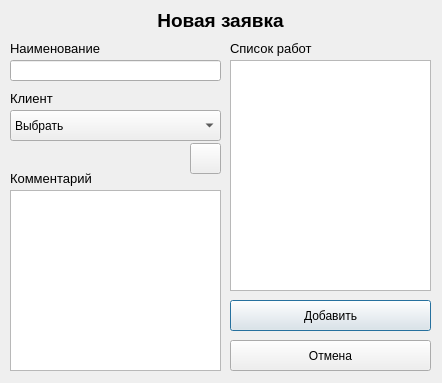
<?xml version="1.0" encoding="UTF-8"?>
<ui version="4.0">
 <class>Form</class>
 <widget class="QWidget" name="Form">
  <property name="geometry">
   <rect>
    <x>0</x>
    <y>0</y>
    <width>442</width>
    <height>383</height>
   </rect>
  </property>
  <property name="windowTitle">
   <string>Новая заявка</string>
  </property>
  <widget class="QLabel" name="mainLabel">
   <property name="geometry">
    <rect>
     <x>10</x>
     <y>10</y>
     <width>421</width>
     <height>20</height>
    </rect>
   </property>
   <property name="font">
    <font>
     <pointsize>14</pointsize>
     <weight>75</weight>
     <bold>true</bold>
    </font>
   </property>
   <property name="text">
    <string>Новая заявка</string>
   </property>
   <property name="alignment">
    <set>Qt::AlignCenter</set>
   </property>
  </widget>
  <widget class="QLabel" name="label_2">
   <property name="geometry">
    <rect>
     <x>10</x>
     <y>40</y>
     <width>91</width>
     <height>16</height>
    </rect>
   </property>
   <property name="font">
    <font>
     <pointsize>10</pointsize>
    </font>
   </property>
   <property name="text">
    <string>Наименование</string>
   </property>
  </widget>
  <widget class="QLabel" name="label_3">
   <property name="geometry">
    <rect>
     <x>230</x>
     <y>40</y>
     <width>91</width>
     <height>16</height>
    </rect>
   </property>
   <property name="font">
    <font>
     <pointsize>10</pointsize>
    </font>
   </property>
   <property name="text">
    <string>Список работ</string>
   </property>
  </widget>
  <widget class="QLabel" name="label_4">
   <property name="geometry">
    <rect>
     <x>10</x>
     <y>90</y>
     <width>91</width>
     <height>16</height>
    </rect>
   </property>
   <property name="font">
    <font>
     <pointsize>10</pointsize>
    </font>
   </property>
   <property name="text">
    <string>Клиент</string>
   </property>
  </widget>
  <widget class="QLabel" name="label_5">
   <property name="geometry">
    <rect>
     <x>10</x>
     <y>170</y>
     <width>91</width>
     <height>16</height>
    </rect>
   </property>
   <property name="font">
    <font>
     <pointsize>10</pointsize>
    </font>
   </property>
   <property name="text">
    <string>Комментарий</string>
   </property>
  </widget>
  <widget class="QLineEdit" name="newJobName">
   <property name="geometry">
    <rect>
     <x>10</x>
     <y>60</y>
     <width>211</width>
     <height>21</height>
    </rect>
   </property>
  </widget>
  <widget class="QListWidget" name="LoW">
   <property name="geometry">
    <rect>
     <x>230</x>
     <y>60</y>
     <width>201</width>
     <height>231</height>
    </rect>
   </property>
   <property name="selectionMode">
    <enum>QAbstractItemView::MultiSelection</enum>
   </property>
  </widget>
  <widget class="QComboBox" name="clientBox">
   <property name="geometry">
    <rect>
     <x>10</x>
     <y>110</y>
     <width>211</width>
     <height>31</height>
    </rect>
   </property>
   <item>
    <property name="text">
     <string>Выбрать</string>
    </property>
   </item>
  </widget>
  <widget class="QPushButton" name="newClientButton">
   <property name="enabled">
    <bool>true</bool>
   </property>
   <property name="geometry">
    <rect>
     <x>190</x>
     <y>143</y>
     <width>31</width>
     <height>31</height>
    </rect>
   </property>
   <property name="font">
    <font>
     <kerning>false</kerning>
    </font>
   </property>
   <property name="text">
    <string/>
   </property>
   <property name="icon">
    <iconset>
     <normaloff>icons/person_add.png</normaloff>icons/person_add.png</iconset>
   </property>
   <property name="iconSize">
    <size>
     <width>24</width>
     <height>24</height>
    </size>
   </property>
  </widget>
  <widget class="QTextEdit" name="comment">
   <property name="geometry">
    <rect>
     <x>10</x>
     <y>190</y>
     <width>211</width>
     <height>181</height>
    </rect>
   </property>
  </widget>
  <widget class="QPushButton" name="AddJob">
   <property name="enabled">
    <bool>true</bool>
   </property>
   <property name="geometry">
    <rect>
     <x>230</x>
     <y>300</y>
     <width>201</width>
     <height>31</height>
    </rect>
   </property>
   <property name="text">
    <string>Добавить</string>
   </property>
   <property name="default">
    <bool>true</bool>
   </property>
  </widget>
  <widget class="QPushButton" name="Cancel">
   <property name="geometry">
    <rect>
     <x>230</x>
     <y>340</y>
     <width>201</width>
     <height>31</height>
    </rect>
   </property>
   <property name="text">
    <string>Отмена</string>
   </property>
  </widget>
 </widget>
 <resources/>
 <connections/>
</ui>
